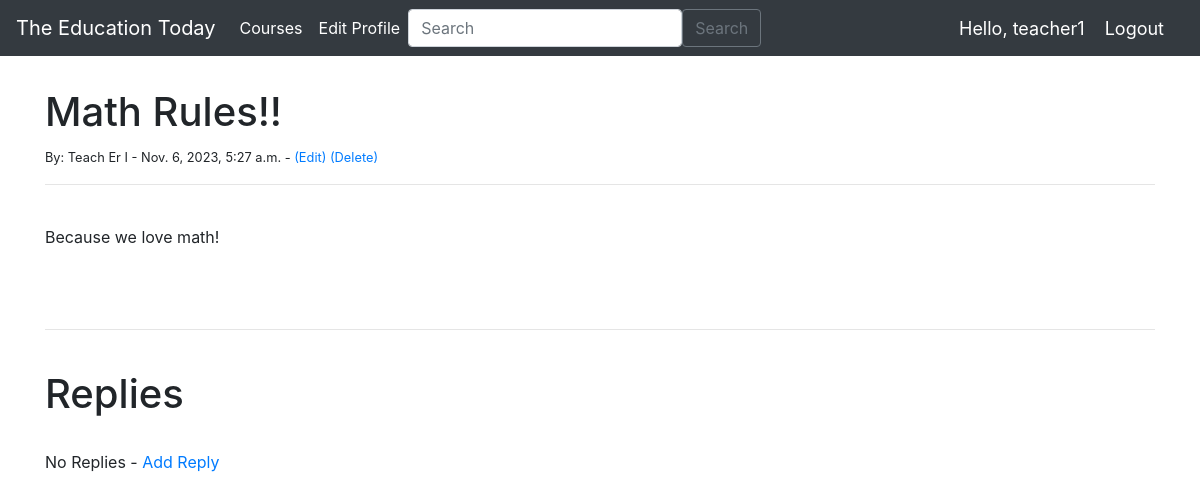
The app's page /students/article/3/ (signed in), older data.
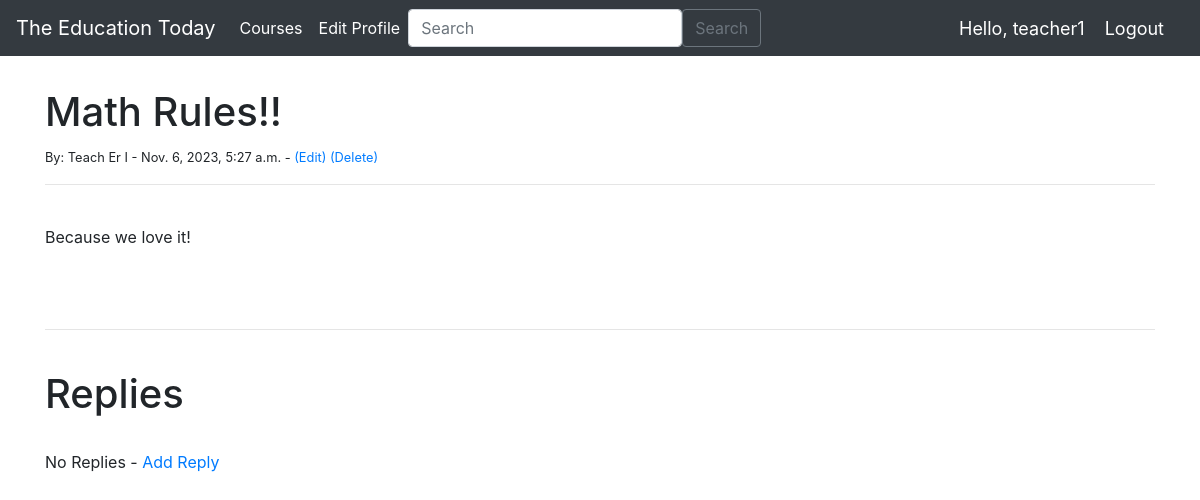
The same page, newer data.
### account/models.py (models this page shows, shortened)
class Posts(models.Model):
    id = models.AutoField(primary_key=True)
    course = models.ForeignKey(Course, on_delete=models.CASCADE, default=1)
    title = models.CharField(max_length=255)
    author = models.ForeignKey(User, on_delete=models.CASCADE)
    body = RichTextField(blank=True, null=True)
    post_date = models.DateTimeField(auto_now_add=True)
    snippet = models.CharField(max_length=255)
    file = models.FileField(null=True, blank=True, upload_to="documents/")

### students/views.py (the view)
# urls.py: path('article/<int:pk>/', views.ArticlePage.as_view(), name="article-detail"),
class ArticlePage(LoginRequiredMixin, DetailView):
    model = Posts
    template_name = 'students/article_detail.html'
    login_url = '/signin/'
    redirect_field_name = 'next'

### students/templates/students/article_detail.html (shortened to what this page needs)
{% extends "students/base.html" %}
{% block content %}
<br/>
<div class="container my-2">
<h1>{{ object.title }}</h1>
<small>By:
    {{ object.author.first_name }}
    {{ object.author.last_name }} -
    {{ object.post_date }}
    {% if user.id == object.author.id %}
        - <a href="{% url 'students:update_post' object.pk %}">(Edit)</a>
        <a href="{% url 'students:delete_post' object.pk %}">(Delete)</a>
    {% endif %}
</small><br/>
<hr>
<br/>
{{ object.body |safe }}
<br/><br/>
<hr>
<br/>
<h1>Replies</h1>
{% if not object.replies.all %}
<br/>
No Replies - <a href="{% url 'students:add_reply' object.pk %}">Add Reply<a/>
{% endif %}
</div>
{% endblock %}

Row changes from the older to the newer data that the page shows:
changed Posts "Math Rules!!": body "Because we love math!" → "Because we love it!"
